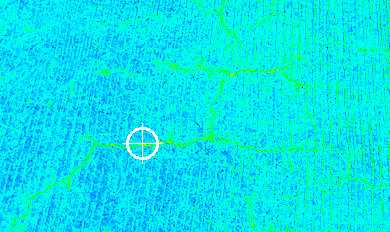
#> input picture CV/ps2/cracks-color.png, 390 x 232 px
$ python ps2-1_alt.py
#> lines starting #> are read from the running program, lines starting #| are printed output that depends on the picture; after the words box and inside, x2 and y2 are one past the last pixel; in counts of white or black regions, pixels touching at a corner belong together
import cv2
import numpy as np
import os


#asking the reader for filename
filename = input("Enter the filename of the image : ")
#> the answer given: cracks-color.png

#reading file from file name
input_image = cv2.imread(filename)
#> input_image is the input picture: shape (232, 390, 3); mean B, G, R 235.2, 227.9, 1.3
print(np.max(input_image),np.min(input_image))
#| 255 0
#Displaying the input
cv2.imshow("input image",input_image)

#changing input to single channel for ease of operation of finding brightest pixel
input_gray = cv2.cvtColor(input_image,code=cv2.COLOR_BGR2GRAY)
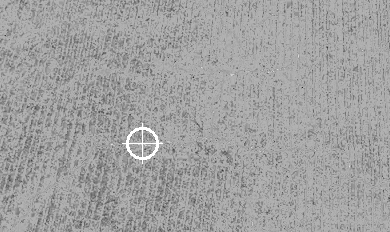
#> input_gray: shape (232, 390); min 29, max 255, mean 161
print(np.max(input_gray),np.min(input_gray))
#| 255 29
#calculating maximum and minimum pixel values, and step length so the range(pixel_min,pixel_max) is divided into 4
pixel_max = np.amax(input_gray)
#> pixel_max = 255
pixel_min = np.amin(input_gray)
#> pixel_min = 29
step_length = int((pixel_max - pixel_min)/4)
#> step_length = 56
m, n, _ = input_image.shape
#> m = 232; n = 390

#x will denote the sum of x coordinates with maximum gray value so as y, n denotes the coordinates with maximum gray values
x, y, number = 0,0,0
max_gray_val_list = []

#taking all the coordinates of maximum pixel values
for i in range(m):
	for j in range(n):
		if input_gray[i,j] == pixel_max:
			number += 1
			x += i
			y += j
#> after the loop, number = 349; x = 49915; y = 49566

#calculating centroid for finding the brightest pixel
centre_coordinates = (int(y/number),int(x/number))
#> centre_coordinates = (142, 143)

#initializing look up table with 0 values
lutb = np.zeros((256,1), dtype=np.uint8)
lutg = np.zeros((256,1), dtype=np.uint8)
lutr = np.zeros((256,1), dtype=np.uint8)
#iterating separately for 4 steps as either R,G,B changes the value in each step, so minimum is 4
#the range pixel_max-pixel_min is divided into 4, and appropriate values are given to RGB channels
#according to the graph discussed in the class
for i in range(pixel_min,pixel_min+step_length,1):
	lutb[i][0] = 255
	lutg[i][0] = (255/step_length)*i
	lutr[i][0] = 0
#> after the loop, lutb = 256 values, max 255 at index 29, min 0 at index 0, mean 55.78; lutg = 256 values, max 255 at index 56, min 0 at index 0, mean 28.17; lutr = 256 values from 0 to 0

for j in range(pixel_min + step_length , pixel_min + 2*step_length,1):
	lutb[j][0] = 255 - (255/step_length)*(j - pixel_min - step_length)
	lutg[j][0] = 255
	lutr[j][0] = 0
#> after the loop, lutb = 256 values, max 255 at index 29, min 0 at index 0, mean 84.06; lutg = 256 values, max 255 at index 56, min 0 at index 0, mean 83.95

for k in range(pixel_min + 2*step_length,pixel_min + 3*step_length,1):
	lutb[k][0] = 0
	lutg[k][0] = 255
	lutr[k][0] = (255/step_length)*(k - pixel_min - 2*step_length)
#> after the loop, lutg = 256 values, max 255 at index 56, min 0 at index 0, mean 139.7; lutr = 256 values, max 250 at index 196, min 0 at index 0, mean 27.29

for l in range(pixel_min + 3*step_length, pixel_max + 1,1):
	lutb[l][0] = 0
	lutg[l][0] = 255 - (255/(pixel_max - pixel_min -3*step_length))*(l - pixel_min - 3*step_length)
	lutr[l][0] = 255
#> after the loop, lutg = 256 values, max 255 at index 56, min 0 at index 0, mean 169; lutr = 256 values from 0 to 255

#initialising output_image with 0
output_image = np.zeros_like(input_image)

#converting the input grayscale based on the lookup table we made
output_image[:,:,0] = cv2.LUT(input_gray,lutb)
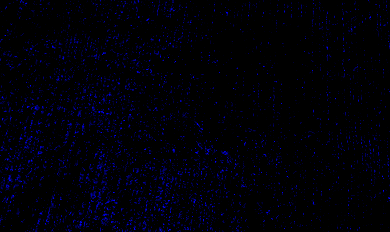
#> output_image: shape (232, 390, 3); mean of channels 0, 1, 2 8.7, 0, 0; drawn as B, G, R
output_image[:,:,1] = cv2.LUT(input_gray,lutg)
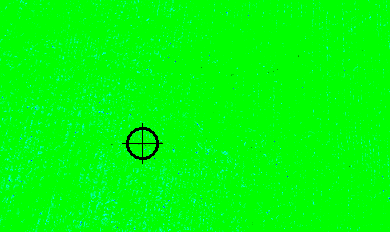
#> output_image: shape (232, 390, 3); mean of channels 0, 1, 2 8.7, 253.9, 0; drawn as B, G, R
output_image[:,:,2] = cv2.LUT(input_gray,lutr)
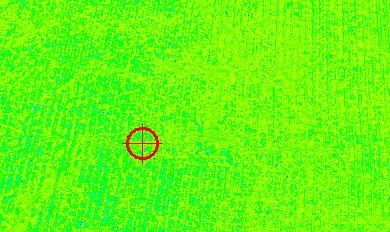
#> output_image: shape (232, 390, 3); mean of channels 0, 1, 2 8.7, 253.9, 98.4; drawn as B, G, R


#defining start and end points for the cross(perpendicular lines) with 40 length
line_e = (centre_coordinates[0]+20,centre_coordinates[1])
#> line_e = (162, 143)
line_w = (centre_coordinates[0]-20,centre_coordinates[1])
#> line_w = (122, 143)
line_n = (centre_coordinates[0],centre_coordinates[1]+20)
#> line_n = (142, 163)
line_s = (centre_coordinates[0],centre_coordinates[1]-20)
#> line_s = (142, 123)

#drawing circle at the centroid
output_image = cv2.circle(output_image,centre_coordinates,15,(255,255,255),2)
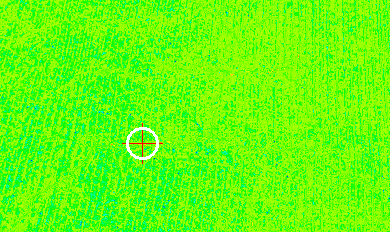
#> output_image: shape (232, 390, 3); 0.31% of pixels changed, all inside (x1, y1, x2, y2) = (126, 127, 159, 160); drawn as B, G, R
output_image = cv2.line(output_image,line_w,line_e,(255,255,255),1)
#> output_image: shape (232, 390, 3); 0.04% of pixels changed, all inside (x1, y1, x2, y2) = (122, 143, 163, 144)
output_image = cv2.line(output_image,line_s,line_n,(255,255,255),1)
#> output_image: shape (232, 390, 3); mean of channels 0, 1, 2 9.7, 254.9, 98.4


#finding the name of the image
first_name = os.path.basename(filename)
first_name = first_name.split('.')[0]

#writing image to the path where this solution python file is stored
path = "/home/akshay/Downloads/CV/ps2-1/" + first_name + "-color.png"

writeStatus = cv2.imwrite(path, output_image)
if writeStatus is True:
    print("image written successfully")
else:
    print("image writing failed")

#displaying the output line
cv2.imshow("output image",output_image)
cv2.waitKey(0)
